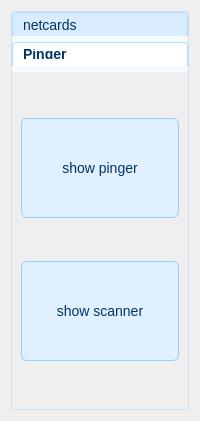
<?xml version="1.0" encoding="UTF-8"?>
<ui version="4.0">
 <class>ToolBoxs</class>
 <widget class="QWidget" name="ToolBoxs">
  <property name="geometry">
   <rect>
    <x>0</x>
    <y>0</y>
    <width>200</width>
    <height>421</height>
   </rect>
  </property>
  <property name="minimumSize">
   <size>
    <width>0</width>
    <height>0</height>
   </size>
  </property>
  <property name="maximumSize">
   <size>
    <width>200</width>
    <height>16777215</height>
   </size>
  </property>
  <property name="windowTitle">
   <string>Form</string>
  </property>
  <property name="styleSheet">
   <string notr="true">/* 通用字体设置 */
* {
    font-family: &quot;Microsoft YaHei&quot;, sans-serif;
    font-size: 14px;
}

/* QPushButton 样式 */
QPushButton {
    background-color: #e0f0ff;
    color: #003366;
    border: 1px solid #99ccff;
    border-radius: 6px;
    padding: 6px 12px;
}

QPushButton:hover {
    background-color: #cce6ff;
    border-color: #66b3ff;
}

QPushButton:pressed {
    background-color: #b3d9ff;
    border-color: #3399ff;
    padding-left: 8px;
    padding-top: 8px;
}

QPushButton:disabled {
    background-color: #f2f2f2;
    color: #a6a6a6;
    border: 1px solid #d9d9d9;
}

/* QToolBox 样式 */
QToolBox {
    background-color: #f5faff;
    border: 1px solid #cce0f5;
}

QToolBox::tab {
    background-color: #d9ecff;
    color: #003366;
    border: 1px solid #b3d9ff;
    border-bottom: none;
    border-top-left-radius: 4px;
    border-top-right-radius: 4px;
    padding: 6px;
}

QToolBox::tab:selected {
    background-color: #ffffff;
    border-bottom: 1px solid #ffffff;
    font-weight: bold;
}

QToolBox::tab:hover {
    background-color: #cce6ff;
}
</string>
  </property>
  <layout class="QVBoxLayout" name="verticalLayout">
   <item>
    <widget class="QToolBox" name="toolBox">
     <property name="currentIndex">
      <number>1</number>
     </property>
     <widget class="QWidget" name="page">
      <property name="geometry">
       <rect>
        <x>0</x>
        <y>0</y>
        <width>186</width>
        <height>345</height>
       </rect>
      </property>
      <attribute name="label">
       <string>netcards</string>
      </attribute>
      <layout class="QVBoxLayout" name="verticalLayout_2">
       <item>
        <widget class="QPushButton" name="btn_show_interfaces">
         <property name="minimumSize">
          <size>
           <width>0</width>
           <height>100</height>
          </size>
         </property>
         <property name="text">
          <string>show netcards</string>
         </property>
        </widget>
       </item>
      </layout>
     </widget>
     <widget class="QWidget" name="page_2">
      <property name="geometry">
       <rect>
        <x>0</x>
        <y>0</y>
        <width>186</width>
        <height>345</height>
       </rect>
      </property>
      <attribute name="label">
       <string>Pinger</string>
      </attribute>
      <layout class="QVBoxLayout" name="verticalLayout_3">
       <item>
        <widget class="QPushButton" name="btn_show_pinger">
         <property name="minimumSize">
          <size>
           <width>0</width>
           <height>100</height>
          </size>
         </property>
         <property name="text">
          <string>show pinger</string>
         </property>
        </widget>
       </item>
       <item>
        <widget class="QPushButton" name="btn_show_scanner">
         <property name="minimumSize">
          <size>
           <width>0</width>
           <height>100</height>
          </size>
         </property>
         <property name="text">
          <string>show scanner</string>
         </property>
        </widget>
       </item>
      </layout>
     </widget>
    </widget>
   </item>
  </layout>
 </widget>
 <resources/>
 <connections/>
</ui>
